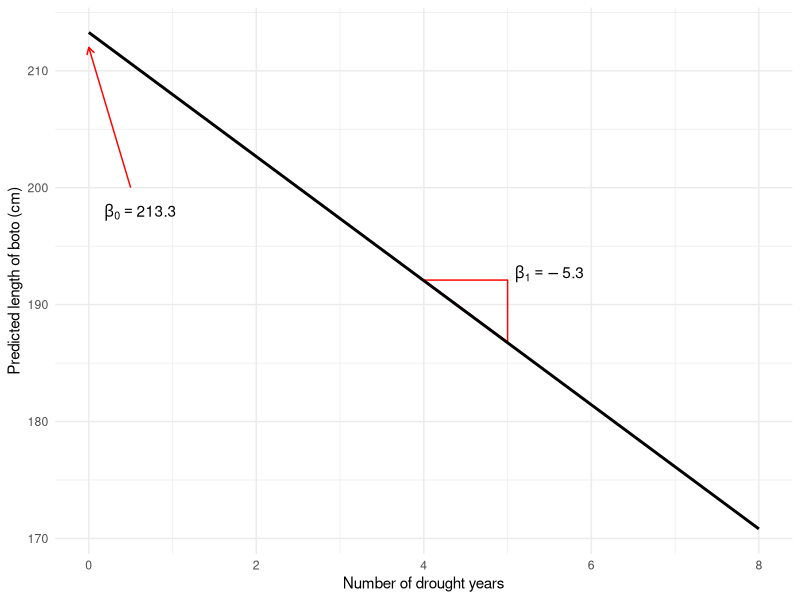
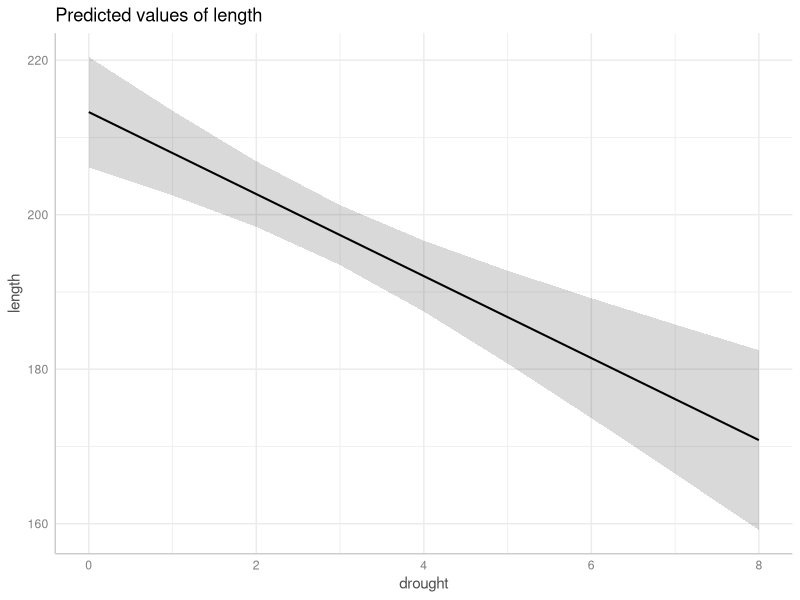
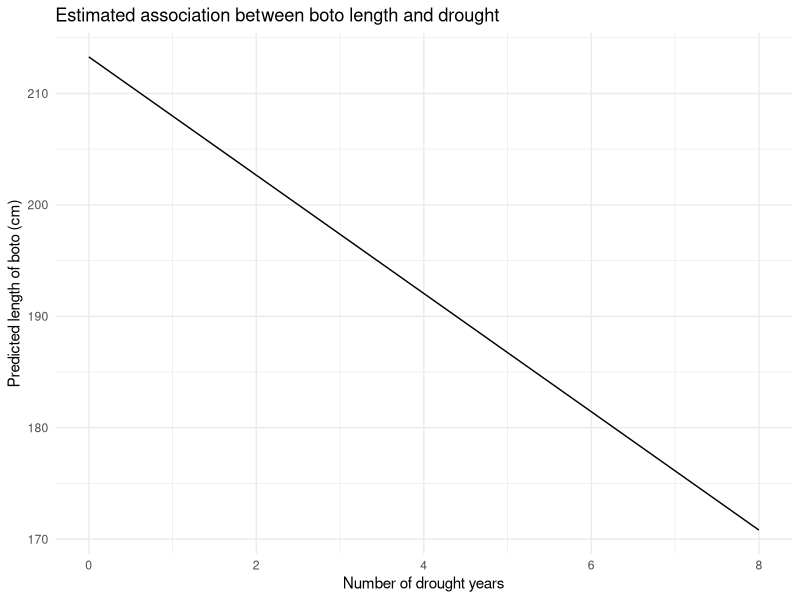
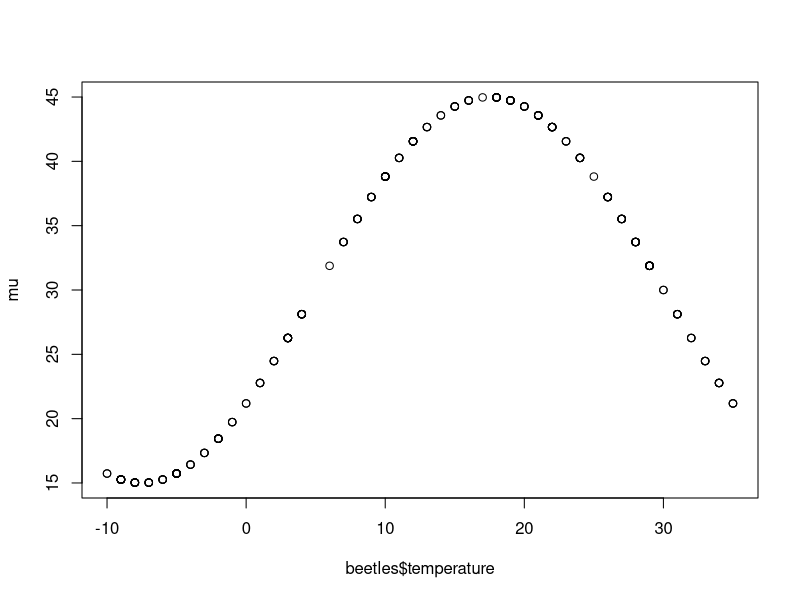
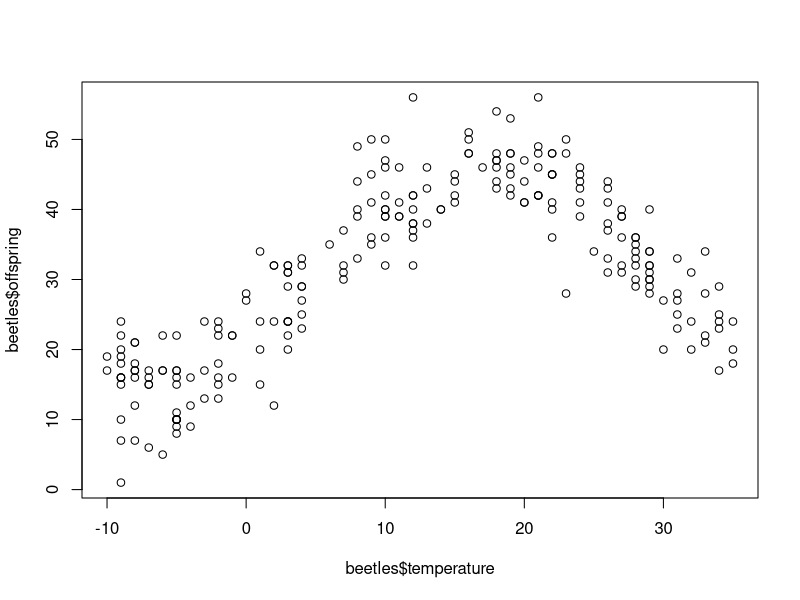
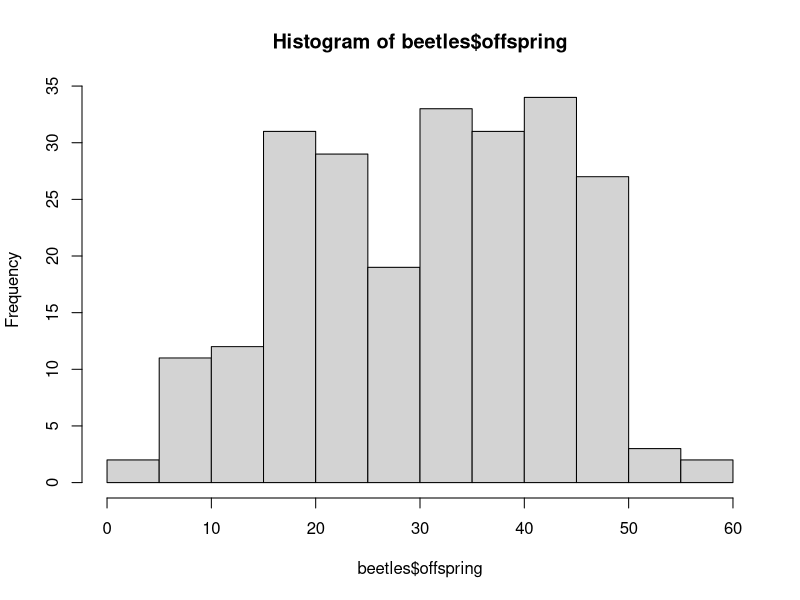

Write R code to recreate these figures, in order. (Note: this script raises an error after producing the figures.)
## ---- chunk 1
knitr::opts_chunk$set(echo = TRUE, results = "hide", fig.show="show")
answer_sheet <- FALSE
library(ggplot2)
library(here)
boto <- read.table(here("Workshops/Workshop 2 - Data vis/Data", "boto.txt"), header = T)
## ---- chunk 2
rnorm(n = 10, mean = 200, sd = 10)
## ---- chunk 3
boto_model <- lm(length ~ drought, data = boto)
## ---- chunk 4
summary(boto_model)
## ---- chunk 5
fake <- data.frame(drought = 0:8)
fake$fit <- predict(boto_model, newdata = fake)
ggplot(fake) +
  annotate("text", x = 0.1, y = 195, label = expression(beta[0] == 213.3), vjust = -1.5, hjust = -0.1) +
  annotate("segment", x = 0.5, xend = 0, y = 200, yend = 212, arrow = arrow(length = unit(0.2, "cm")),
           colour = "red") +
  annotate("text", x = 5.5, y = (213.3 - 5.3 * 4.5) + 1, label = expression(beta[1] == -5.3), vjust = -1)  +
  annotate("polygon", x = c(4, 5, 5), y = c(213.3 - 5.3 * 4, 213.3 - 5.3 * 4, 213.3 - 5.3 * 5),
           fill = "transparent", colour = "red") +
  geom_line(aes(x = drought, y = fit), size = 1) +
  theme_minimal() +
  labs(x = "Number of drought years",
       y = "Predicted length of boto (cm)")
## ---- chunk 6
library(ggeffects)
## ---- chunk 7
preds <- ggpredict(boto_model)
## ---- chunk 8
plot(preds)
## ---- chunk 9
fake <- data.frame(
  drought = 0:8
)
## ---- chunk 10
fake$fit <- predict(boto_model, newdata = fake)
## ---- chunk 11
ggplot(fake) +
  geom_line(aes(x = drought, y = fit)) +
  labs(x = "Number of drought years",
       y = "Predicted length of boto (cm)",
       title = "Estimated association between boto length and drought") +
  theme_minimal()
## ---- chunk 12
# For coordinators -
# Code below simulates and exports the data used in the workshop
# number of offspring as function of temperature

set.seed(2024)
n <- 234
beetles <- data.frame(
  temperature = round(runif(n = n, min = -10, max = 35), digits = 0)
)

b0 <- 30
b1 <- -15

temp_peak <- 30
frequency <- 2 * pi / 50  # Frequency based on the temperature range and desired peak
phase_shift <- temp_peak

mu <- b0 + b1 * sin(frequency * (beetles$temperature - phase_shift))

plot(mu ~ beetles$temperature)

beetles$offspring <- round(rnorm(n, mean = mu, sd = 5), digits = 0)

plot(beetles$offspring ~ beetles$temperature)
hist(beetles$offspring)

write.table(beetles, here("Workshops/Workshop 3 - LM with continuous predictor/Data", "beetles.txt"), row.names = FALSE)
